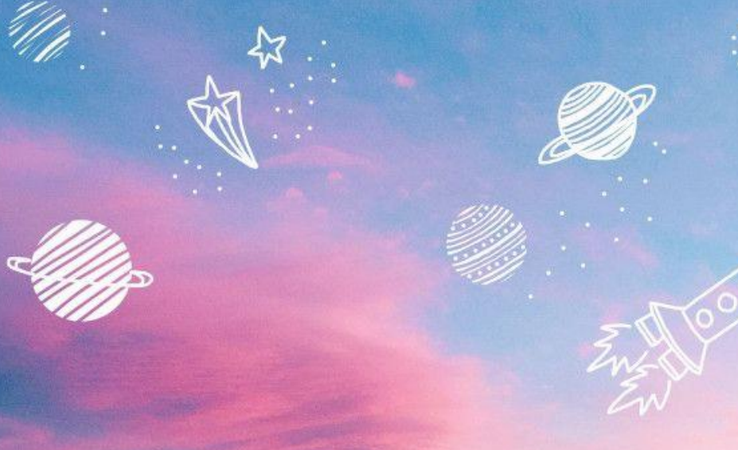
#> input picture Lab_1/Images/Sample_1.png, 738 x 450 px, shrunk from 927 x 565 before the run, found by its file name
$ python code.py
#> lines starting #> are read from the running program, lines starting #| are printed output that depends on the picture
import cv2 as cv
import numpy as np

def rotate_image(image_path, angle, save_path):
#> called with image_path = 'Lab_1/Images/Sample_1.png', angle = 45, save_path = 'Lab_1/Task_1/output.png'
    img = cv.imread(image_path, cv.IMREAD_GRAYSCALE)
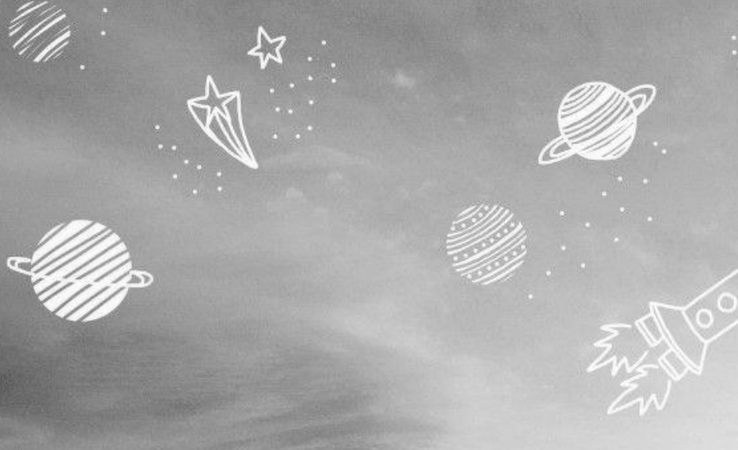
#> img: shape (450, 738); min 87, max 255, mean 170
    if img is None:
        raise FileNotFoundError(f"File '{image_path}' could not be read. Check if the path is correct.")

    rows, cols = img.shape
#> rows = 450; cols = 738

    # Compute the rotation matrix
    M = cv.getRotationMatrix2D((cols / 2, rows / 2), angle, 1.0)

    # Calculate the new bounding dimensions
    cos = np.abs(M[0, 0])
#> cos = 0.707
    sin = np.abs(M[0, 1])
#> sin = 0.707
    new_width = int((rows * sin) + (cols * cos))
#> new_width = 840
    new_height = int((rows * cos) + (cols * sin))
#> new_height = 840

    # Adjust the rotation matrix to take into account translation
    M[0, 2] += (new_width / 2) - (cols / 2)
    M[1, 2] += (new_height / 2) - (rows / 2)

    # Perform the rotation
    rotated_img = cv.warpAffine(img, M, (new_width, new_height))
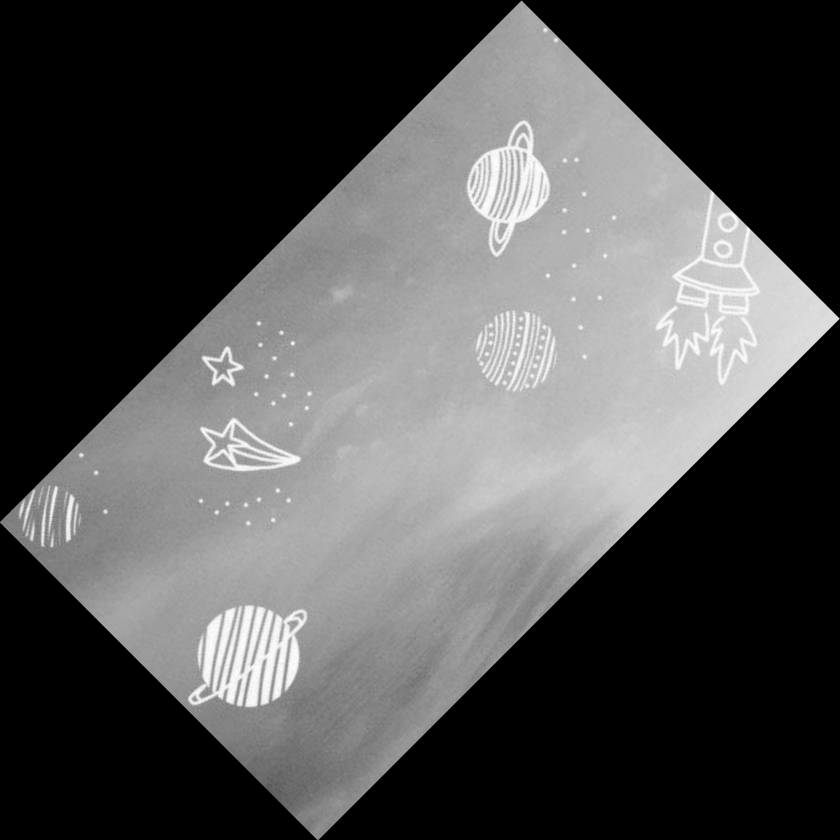
#> rotated_img: shape (840, 840); min 0, max 254, mean 80

    # Save the rotated image
    cv.imwrite(save_path, rotated_img)

    return rotated_img

# Example usage
image_path = 'Lab_1/Images/Sample_1.png'
save_path = 'Lab_1/Task_1/output.png'
rotated = rotate_image(image_path, 45, save_path)
cv.imshow('Rotated Image', rotated)
cv.waitKey(0)
cv.destroyAllWindows()
